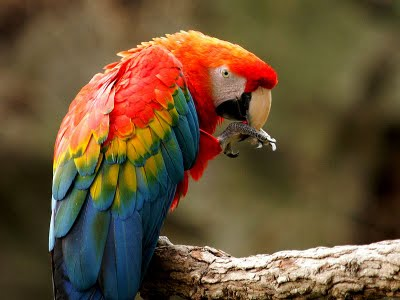
#> input picture quest5/arara.jpg, 400 x 300 px
$ python main.py
#> lines starting #> are read from the running program, lines starting #| are printed output that depends on the picture
import cv2

image_rgb = cv2.imread("arara.jpg", 1)
#> image_rgb is the input picture: shape (300, 400, 3); mean B, G, R 54.4, 82.8, 105.2
image_gray = cv2.cvtColor(image_rgb, cv2.COLOR_BGR2GRAY)
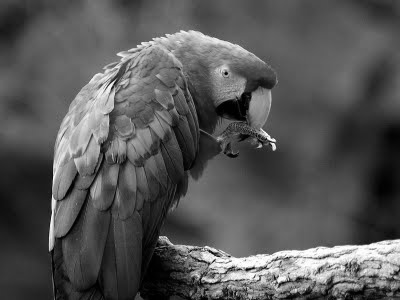
#> image_gray: shape (300, 400); min 0, max 255, mean 86.3

cv2.imshow("Image RGB", image_rgb)
cv2.imshow("Image Gray", image_gray)

img_median = cv2.medianBlur(image_gray, ksize=5)
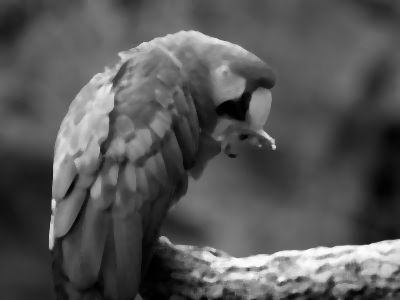
#> img_median: shape (300, 400); min 0, max 252, mean 86.5

cv2.imshow("Image Median", img_median)
cv2.imwrite("arara_median.jpg", img_median)

img_blur = cv2.blur(image_gray, ksize=(5, 5))
cv2.imshow("Image Blur", img_blur)
cv2.imwrite("arara_blur.jpg", img_blur)

cv2.waitKey(0)
